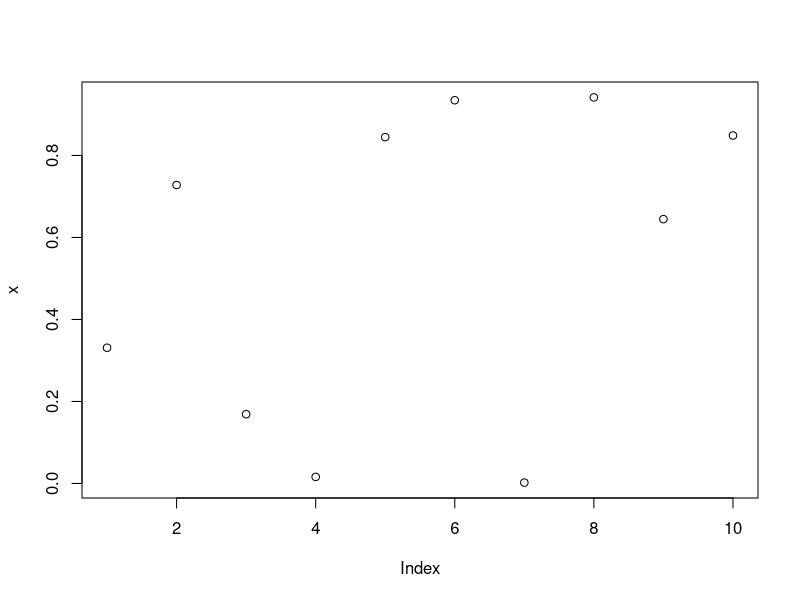

The R source for this figure:
## ---- chunk 1
x <- runif(10)
plot(x)
